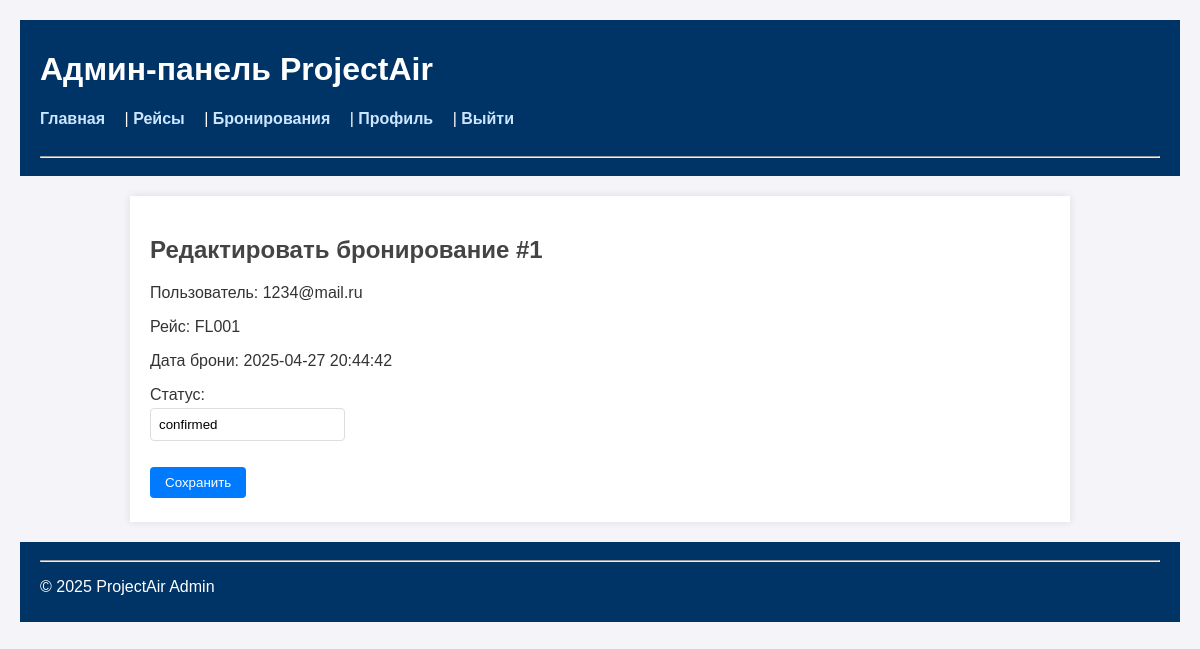
/admin/edit_booking.php?id=1 (signed in), run on the app's committed database.
### tables this page shows
CREATE TABLE `bookings` (
  `booking_id` int NOT NULL,
  `user_id` int NOT NULL,
  `flight_number` varchar(10) NOT NULL,
  `booking_date` timestamp NULL DEFAULT CURRENT_TIMESTAMP,
  `status` enum('pending','confirmed','cancelled') DEFAULT 'pending'
);

CREATE TABLE `users` (
  `user_id` int NOT NULL,
  `email` varchar(100) NOT NULL,
  `password` varchar(255) NOT NULL,
  `role` enum('guest','user','admin') DEFAULT 'user',
  `created_at` timestamp NULL DEFAULT CURRENT_TIMESTAMP
);

### admin/edit_booking.php (the view, shortened to what this page needs)
<?php
require_once 'db.php';
include 'header.php';
$id = $_GET['id'] ?? null;
$stmt = $pdo->prepare("
    SELECT b.*, u.email
    FROM bookings b
    JOIN users u ON b.user_id = u.user_id
    WHERE booking_id = ?
");
$stmt->execute([$id]);
$booking = $stmt->fetch(PDO::FETCH_ASSOC);
?>
<h2>Редактировать бронирование #<?=htmlspecialchars($id)?></h2>
<p>Пользователь: <?=htmlspecialchars($booking['email'])?></p>
<p>Рейс: <?=htmlspecialchars($booking['flight_number'])?></p>
<p>Дата брони: <?=htmlspecialchars($booking['booking_date'])?></p>
<form method="POST">
    <label>Статус:<br />
        <input type="text" name="status" value="<?=htmlspecialchars($booking['status'])?>" required />
    </label><br /><br />
    <button type="submit">Сохранить</button>
</form>
<?php include 'footer.php'; ?>

### admin/css/admin.css (style rules this page uses)
body { font-family: Arial, sans-serif; background: #f7f7f7; margin: 0; padding: 0; }
button, a.button { background: #007acc; color: white; padding: 5px 12px; border: none; border-radius: 3px; text-decoration: none; cursor: pointer; }
body { font-family: Arial, sans-serif; margin: 20px; background-color: #f4f4f9; color: #333; }
h2 { color: #444; }
input[type="text"], input[type="datetime-local"], select { padding: 8px; margin: 4px 0; border: 1px solid #ddd; border-radius: 4px; box-sizing: border-box; }
button { padding: 8px 15px; margin: 4px 0; background-color: #007bff; color: white; border: none; border-radius: 4px; cursor: pointer; }

### data on the page
bookings: user.email "1234@mail.ru", flight_number "FL001", booking_date "2025-04-27 20:44:42", status "confirmed"

### other printed values
$id "1"
